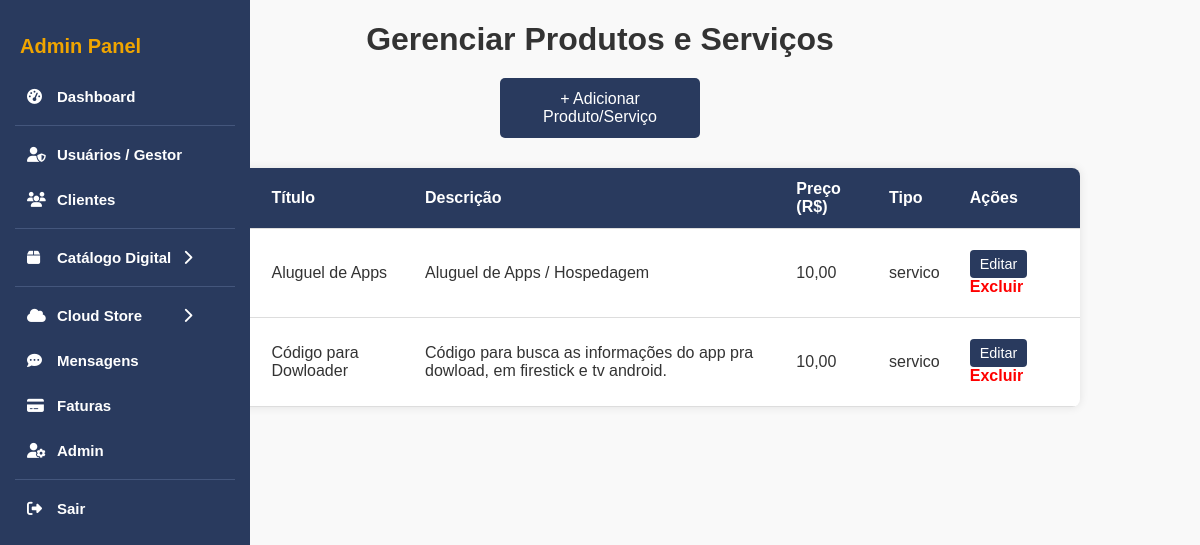
The app's page /admin/servicos.php (signed in) with its own data.
### tables this page shows
CREATE TABLE `produtos_servicos` (
  `id` int(11) NOT NULL,
  `titulo` varchar(255) NOT NULL,
  `descricao` text,
  `preco` decimal(10,2) NOT NULL,
  `tipo` enum('produto','servico') NOT NULL,
  `imagem` varchar(255) DEFAULT NULL,
  `criado_em` timestamp NOT NULL DEFAULT CURRENT_TIMESTAMP
);

### admin/servicos.php (the view, shortened to what this page needs)
<?php
require_once '../includes/db.php';
$stmt = $pdo->query("SELECT * FROM produtos_servicos ORDER BY criado_em DESC");
$itens = $stmt->fetchAll(PDO::FETCH_ASSOC);
?>
<!DOCTYPE html>
<html lang="pt-BR">
<head>
</head>
<body>
    <?php include __DIR__ . '/assets/sidebar.php'; ?>
<h1>Gerenciar Produtos e Serviços</h1>
<button class="add-btn" id="btnAddOpen">+ Adicionar Produto/Serviço</button>
<table>
    <thead>
        <tr>
            <th>ID</th>
            <th>Imagem</th>
            <th>Título</th>
            <th>Descrição</th>
            <th>Preço (R$)</th>
            <th>Tipo</th>
            <th>Ações</th>
        </tr>
    </thead>
    <tbody>
        <?php foreach ($itens as $item): ?>
        <tr>
            <td data-label="ID"><?= htmlspecialchars($item['id']) ?></td>
            <td data-label="Imagem">
            </td>
            <td data-label="Título"><?= htmlspecialchars($item['titulo']) ?></td>
            <td data-label="Descrição"><?= nl2br(htmlspecialchars($item['descricao'])) ?></td>
            <td data-label="Preço"><?= number_format($item['preco'], 2, ',', '.') ?></td>
            <td data-label="Tipo"><?= htmlspecialchars($item['tipo']) ?></td>
            <td data-label="Ações">
                <button class="open-modal-btn btnEdit"
                    data-id="<?= $item['id'] ?>"
                    data-titulo="<?= htmlspecialchars($item['titulo'], ENT_QUOTES) ?>"
                    data-descricao="<?= htmlspecialchars($item['descricao'], ENT_QUOTES) ?>"
                    data-preco="<?= $item['preco'] ?>"
                    data-tipo="<?= $item['tipo'] ?>"
                >Editar</button>
                <a href="?delete=<?= $item['id'] ?>" onclick="return confirm('Confirma exclusão?');" style="color:red;">Excluir</a>
            </td>
        </tr>
        <?php endforeach; ?>
    </tbody>
</table>
</body>
</html>

### admin/servicos.php (style rules this page uses)
body { font-family: Arial, sans-serif; margin: 20px; background: #f9f9f9; color: #333; }
h1 { text-align: center; margin-bottom: 20px; }
.add-btn { display: block; background: #293a5e; color: white; border: none; padding: 12px 20px; border-radius: 5px; cursor: pointer; font-size: 1rem; transition: background 0.3s ease; max-width: 200px; margin: 0 auto 30px; text-align: center; }
table { width: 100%; max-width: 960px; margin-left: auto; margin-right: auto; border-collapse: collapse; background: white; box-shadow: 0 0 10px rgba(0,0,0,0.1); border-radius: 8px; overflow: hidden; }
thead { background: #293a5e; color: white; }
th, td { padding: 12px 15px; text-align: left; border-bottom: 1px solid #ddd; vertical-align: middle; }
a { color: #007BFF; text-decoration: none; margin-right: 10px; font-weight: bold; }
button.open-modal-btn { background: #293a5e; border: none; color: white; padding: 6px 10px; border-radius: 4px; cursor: pointer; font-size: 0.9rem; }

### admin/assets/sidebar.php (style rules this page uses)
body { margin: 0; font-family: Arial, sans-serif; }

### records on screen
produtos_servicos: titulo "Aluguel de Apps", descricao "Aluguel de Apps / Hospedagem", preco "10,00", tipo "servico"
produtos_servicos: titulo "Código para Dowloader", descricao "Código para busca as informações do app pra dowload, em firestick e tv android.", preco "10,00", tipo "servico"
